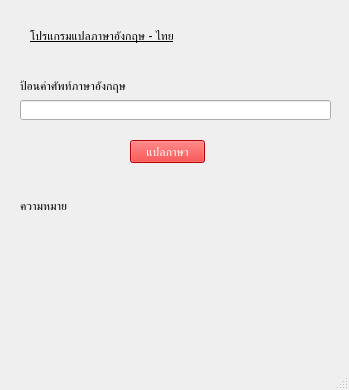
<?xml version="1.0" encoding="UTF-8"?>
<ui version="4.0">
 <class>MainWindow</class>
 <widget class="QMainWindow" name="MainWindow">
  <property name="geometry">
   <rect>
    <x>0</x>
    <y>0</y>
    <width>349</width>
    <height>390</height>
   </rect>
  </property>
  <property name="minimumSize">
   <size>
    <width>349</width>
    <height>390</height>
   </size>
  </property>
  <property name="maximumSize">
   <size>
    <width>349</width>
    <height>390</height>
   </size>
  </property>
  <property name="windowTitle">
   <string>โปรแกรมแปลภาษา ENG-TH</string>
  </property>
  <widget class="QWidget" name="centralwidget">
   <widget class="QLabel" name="label">
    <property name="geometry">
     <rect>
      <x>30</x>
      <y>20</y>
      <width>291</width>
      <height>31</height>
     </rect>
    </property>
    <property name="styleSheet">
     <string notr="true">font: 75 16pt &quot;MS Shell Dlg 2&quot;;
text-decoration: underline;</string>
    </property>
    <property name="text">
     <string>โปรแกรมแปลภาษาอังกฤษ - ไทย</string>
    </property>
   </widget>
   <widget class="QLineEdit" name="inputText">
    <property name="geometry">
     <rect>
      <x>20</x>
      <y>100</y>
      <width>311</width>
      <height>20</height>
     </rect>
    </property>
   </widget>
   <widget class="QPushButton" name="btntran">
    <property name="geometry">
     <rect>
      <x>130</x>
      <y>140</y>
      <width>75</width>
      <height>23</height>
     </rect>
    </property>
    <property name="styleSheet">
     <string notr="true">color: rgb(255, 255, 255);
background-color: rgb(255, 0, 0);</string>
    </property>
    <property name="text">
     <string>แปลภาษา</string>
    </property>
   </widget>
   <widget class="QLabel" name="displayText">
    <property name="geometry">
     <rect>
      <x>20</x>
      <y>230</y>
      <width>301</width>
      <height>51</height>
     </rect>
    </property>
    <property name="styleSheet">
     <string notr="true">font: 75 18pt &quot;MS Shell Dlg 2&quot;;</string>
    </property>
    <property name="text">
     <string/>
    </property>
   </widget>
   <widget class="QLabel" name="label_2">
    <property name="geometry">
     <rect>
      <x>20</x>
      <y>190</y>
      <width>291</width>
      <height>31</height>
     </rect>
    </property>
    <property name="styleSheet">
     <string notr="true">font: 75 14pt &quot;MS Shell Dlg 2&quot;;</string>
    </property>
    <property name="text">
     <string>ความหมาย</string>
    </property>
   </widget>
   <widget class="QLabel" name="label_3">
    <property name="geometry">
     <rect>
      <x>20</x>
      <y>70</y>
      <width>291</width>
      <height>31</height>
     </rect>
    </property>
    <property name="styleSheet">
     <string notr="true">font: 75 14pt &quot;MS Shell Dlg 2&quot;;</string>
    </property>
    <property name="text">
     <string>ป้อนคำศัพท์ภาษาอังกฤษ</string>
    </property>
   </widget>
  </widget>
  <widget class="QMenuBar" name="menubar">
   <property name="geometry">
    <rect>
     <x>0</x>
     <y>0</y>
     <width>349</width>
     <height>19</height>
    </rect>
   </property>
  </widget>
  <widget class="QStatusBar" name="statusbar"/>
 </widget>
 <resources/>
 <connections/>
</ui>
